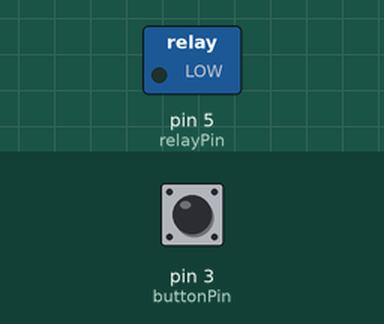
This sketch was run on a simulated Arduino Uno, built with avr-gcc and run on an emulated ATmega328P. On the bench: switched loads named in the sketch (green lamp = pin HIGH). The test bench sets the inputs (shaded band); at power-on: pin 3 (buttonPin) LOW.

Above: at 1.2 s.
1.3 s: pin 3 (buttonPin) pulled HIGH for 0.15 s
At 1.37 s:
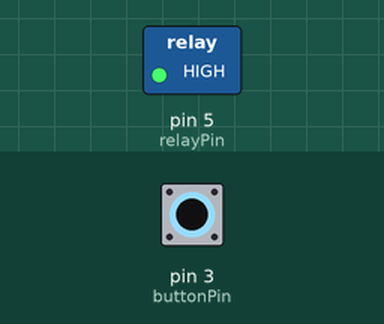
2.9 s: pin 3 (buttonPin) pulled HIGH for 3.2 s
At 6.4 s:
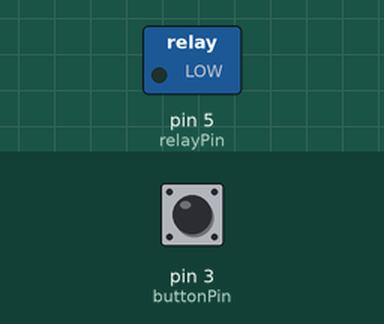
Timing chart, 0 to 7.9 s (numbered marks = the images above; inputs shaded):
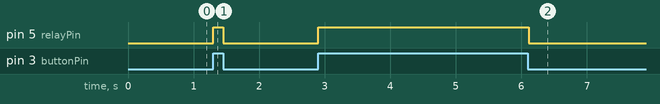

The sketch:

grove_relay.ino
```cpp
/* Relay is turned on when button is pressed */

const int buttonPin = 3;     // the button is attached to digital pin 3
const int relayPin =  5;     // the relay is attached to digital pin 9
int buttonState = 0;

void setup()
{
    pinMode(relayPin, OUTPUT);
    pinMode(buttonPin, INPUT);
}

void loop()
{
    // read the state of the button:
    buttonState = digitalRead(buttonPin);
    if (buttonState == 1)   digitalWrite(relayPin, HIGH);
    else   digitalWrite(relayPin, LOW);
    delay(10);
}
```

Measured:
- after the input at 1.3 s, pin 5 (relayPin): LOW → HIGH at once, → LOW 0.15 s later
- after the input at 2.9 s, pin 5 (relayPin): LOW → HIGH at once, → LOW 3.2 s later
